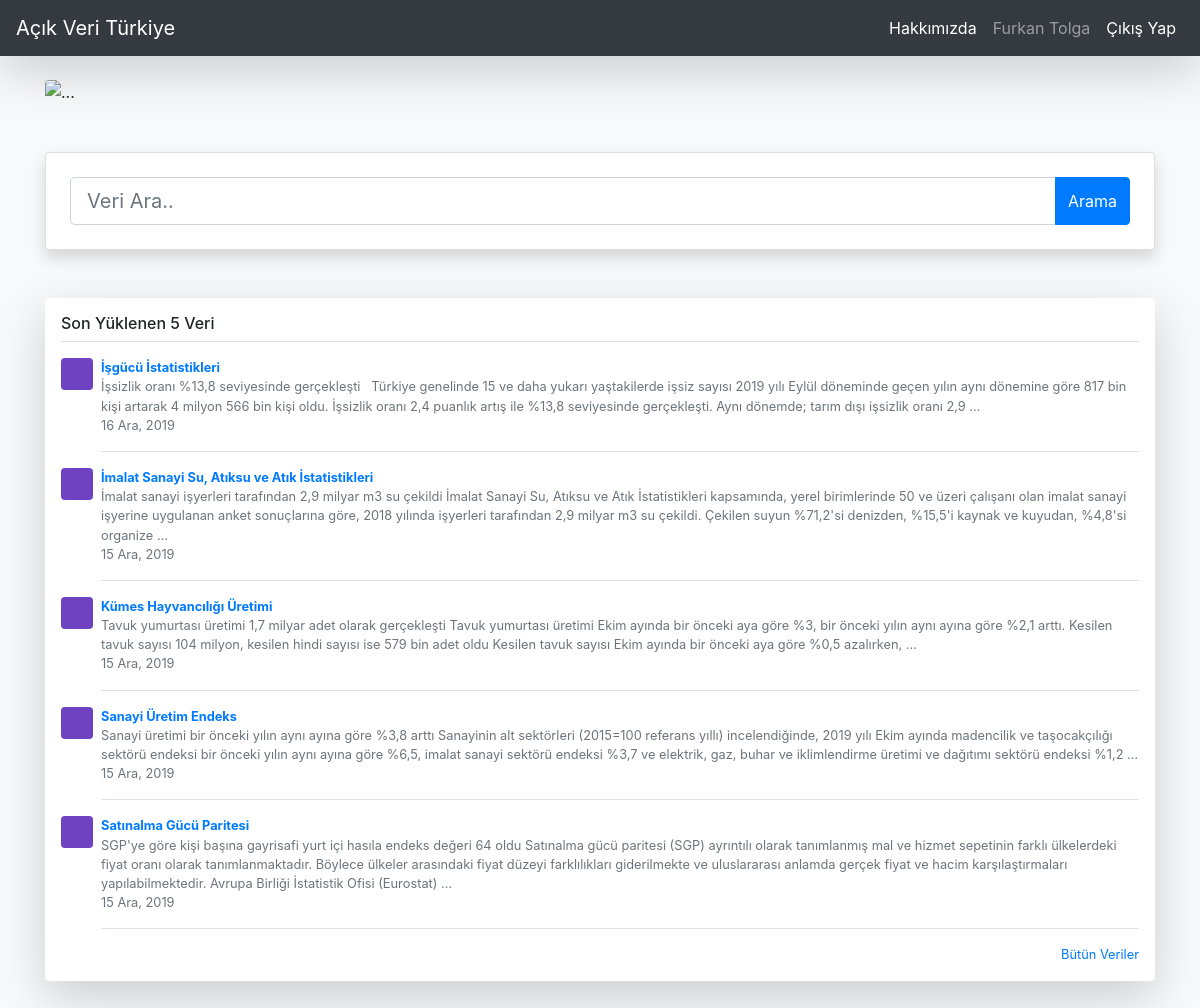
The app's page / (signed in) with its own data.
### data_store/models.py (models this page shows, shortened)
class DataStore(models.Model):
	author = models.ForeignKey(
		"auth.User",
		models.SET_NULL,
		blank = True,
		null = True,
		verbose_name = "Girişi Yapan Kullanıcı" #Admin panelinde hangi isim ile görüneceği
		)
	title = models.CharField(
		max_length= 100,
		verbose_name = "Veri Adı"
		)
	description = RichTextField(
		verbose_name = "Verinin Tanımı"
		)
	created_date = models.DateTimeField(
		auto_now_add=True,
		verbose_name = "Oluşturulma Tarihi"
		)
	data_file = models.FileField(
		blank = True,
		null = True,
		verbose_name = "Veri Dosyasını ekleyin."
	)

### data_store/views.py (the view, shortened to what this page needs)
# urls.py: path('', views.index, name="index"), # name="index" ile ileride index olarak çağırabileceğim.
def index(request):
	keyword = request.GET.get("keyword")
	last_datas = DataStore.objects.all().order_by('-id')[:5]
	context = {
		"last_datas" : last_datas
	}
	return render(request,"index.html",context)

### templates/index.html
{% extends "layout.html" %}
{% block body %}
    {% include "homepage_info.html" %}
    {% include "home_search.html" %}
    {% include "last_data.html" %}
{% endblock body %}

### templates/navbar.html (shortened to what this page needs)
<nav class="navbar navbar-expand-lg fixed-top navbar-dark bg-dark shadow-lg">
  <a class="navbar-brand" href="/">Açık Veri Türkiye</a>
  <div class="collapse navbar-collapse" id="navbarSupportedContent">
    <ul class="navbar-nav ml-auto">
      <li class="nav-item active">
        <a class="nav-link" href="/about">Hakkımızda</a>
      </li>
        {% if request.user.is_authenticated %}
            <li class="nav-item">
                <a class="nav-link" href="/user/profile" tabindex="-1" aria-disabled="true">{{ request.user.first_name }}</a>
            </li>
            <li class="nav-item active">
                <a class="nav-link" href="/user/logout/">Çıkış Yap</a>
            </li>
        {% endif %}
    </ul>
  </div>
</nav>

### templates/last_data.html
{% if last_datas %}
    <div class="my-5 p-3 bg-white rounded shadow-lg">
        <h6 class="border-bottom border-gray pb-2 mb-0">Son Yüklenen 5 Veri</h6>
        {% for data in last_datas %}
            <div class="media text-muted pt-3">
                <svg class="bd-placeholder-img mr-2 rounded" width="32" height="32" xmlns="http://www.w3.org/2000/svg" preserveAspectRatio="xMidYMid slice" focusable="false" role="img" aria-label="Placeholder: 32x32"><title>Placeholder</title><rect width="100%" height="100%" fill="#6f42c1"></rect><text x="50%" y="50%" fill="#6f42c1" dy=".3em">32x32</text></svg>
                <p class="media-body pb-3 mb-0 small lh-125 border-bottom border-gray">
                    <a href="/data/{{ data.id }}"><strong class="d-block text-gray-dark">{{data.title}}</strong></a>
                    {{ data.description|striptags|safe |truncatewords:50 }}
                    <br>
                    {{ data.created_date|date:"d M, Y" }}
                </p>
            </div>
        {% endfor %}
        <small class="d-block text-right mt-3">
            <a href="data/all_data/">Bütün Veriler</a>
        </small>
    </div>
{% endif %}

### records on screen
DataStore: title "İşgücü İstatistikleri", description "İşsizlik oranı %13,8 seviyesinde gerçekleşti Türkiye genelinde 15 ve daha yukarı yaştakilerde işsiz sayısı 2019 yılı Eylül döneminde geçen yılın aynı dönemine göre 817 bin kişi artarak 4 milyon 566 bin kişi oldu. İşsizlik oranı 2,4 puanlık artış ile %13,8 seviyesinde gerçekleşti. Aynı dönemde; tarım dışı işsizlik oranı 2,9 …", created_date "16 Ara, 2019"
DataStore: title "İmalat Sanayi Su, Atıksu ve Atık İstatistikleri", description "İmalat sanayi işyerleri tarafından 2,9 milyar m3 su çekildi İmalat Sanayi Su, Atıksu ve Atık İstatistikleri kapsamında, yerel birimlerinde 50 ve üzeri çalışanı olan imalat sanayi işyerine uygulanan anket sonuçlarına göre, 2018 yılında işyerleri tarafından 2,9 milyar m3 su çekildi. Çekilen suyun %71,2'si denizden, %15,5'i kaynak ve kuyudan, %4,8'si organize …", created_date "15 Ara, 2019"
DataStore: title "Kümes Hayvancılığı Üretimi", description "Tavuk yumurtası üretimi 1,7 milyar adet olarak gerçekleşti Tavuk yumurtası üretimi Ekim ayında bir önceki aya göre %3, bir önceki yılın aynı ayına göre %2,1 arttı. Kesilen tavuk sayısı 104 milyon, kesilen hindi sayısı ise 579 bin adet oldu Kesilen tavuk sayısı Ekim ayında bir önceki aya göre %0,5 azalırken, …", created_date "15 Ara, 2019"
DataStore: title "Sanayi Üretim Endeks", description "Sanayi üretimi bir önceki yılın aynı ayına göre %3,8 arttı Sanayinin alt sektörleri (2015=100 referans yıllı) incelendiğinde, 2019 yılı Ekim ayında madencilik ve taşocakçılığı sektörü endeksi bir önceki yılın aynı ayına göre %6,5, imalat sanayi sektörü endeksi %3,7 ve elektrik, gaz, buhar ve iklimlendirme üretimi ve dağıtımı sektörü endeksi %1,2 …", created_date "15 Ara, 2019"
DataStore: title "Satınalma Gücü Paritesi", description "SGP'ye göre kişi başına gayrisafi yurt içi hasıla endeks değeri 64 oldu Satınalma gücü paritesi (SGP) ayrıntılı olarak tanımlanmış mal ve hizmet sepetinin farklı ülkelerdeki fiyat oranı olarak tanımlanmaktadır. Böylece ülkeler arasındaki fiyat düzeyi farklılıkları giderilmekte ve uluslararası anlamda gerçek fiyat ve hacim karşılaştırmaları yapılabilmektedir. Avrupa Birliği İstatistik Ofisi (Eurostat) …", created_date "15 Ara, 2019"

### other values on screen
{{ request.user.first_name }} "Furkan Tolga"
